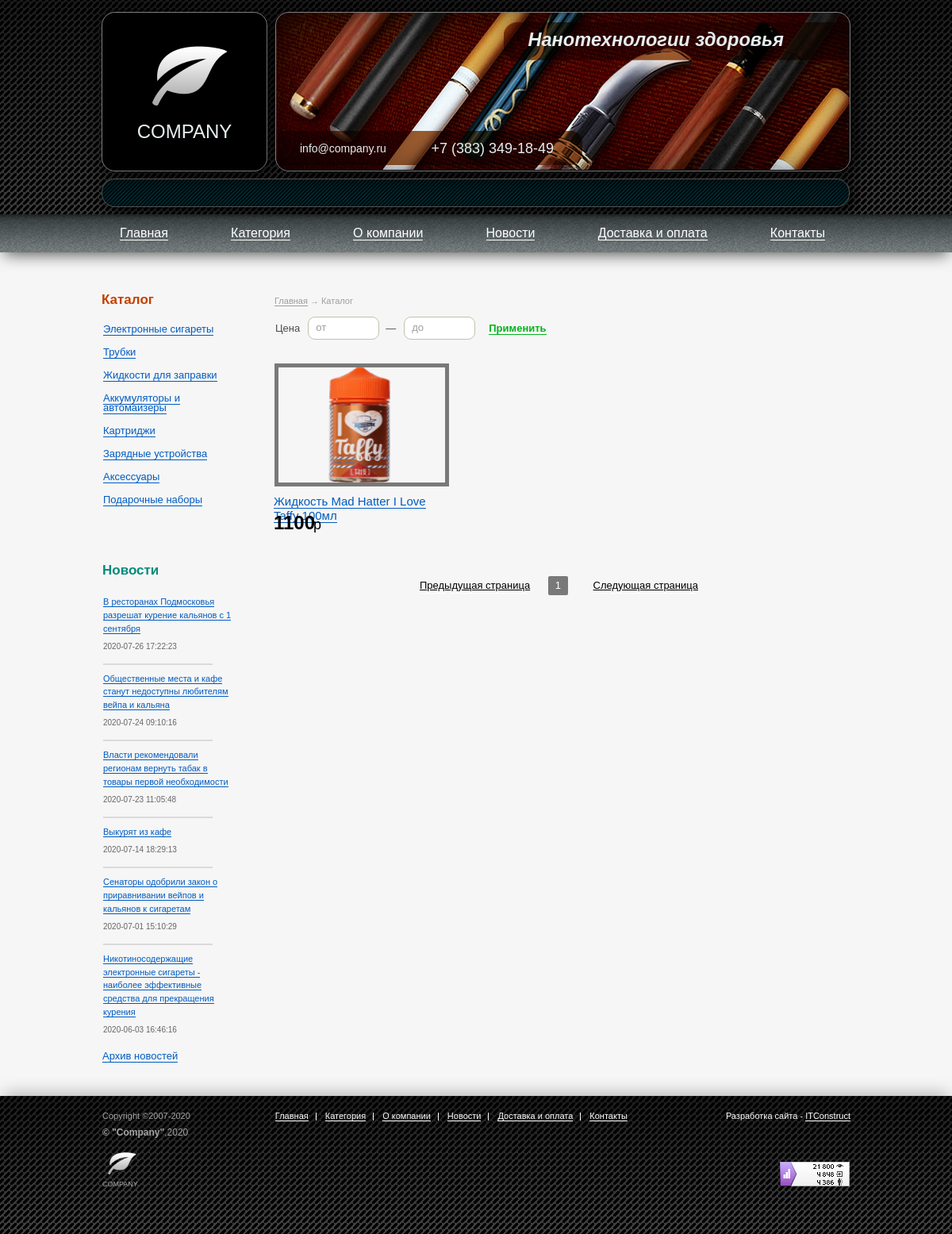
Before: /catalog.php?id=3 with the older database file.
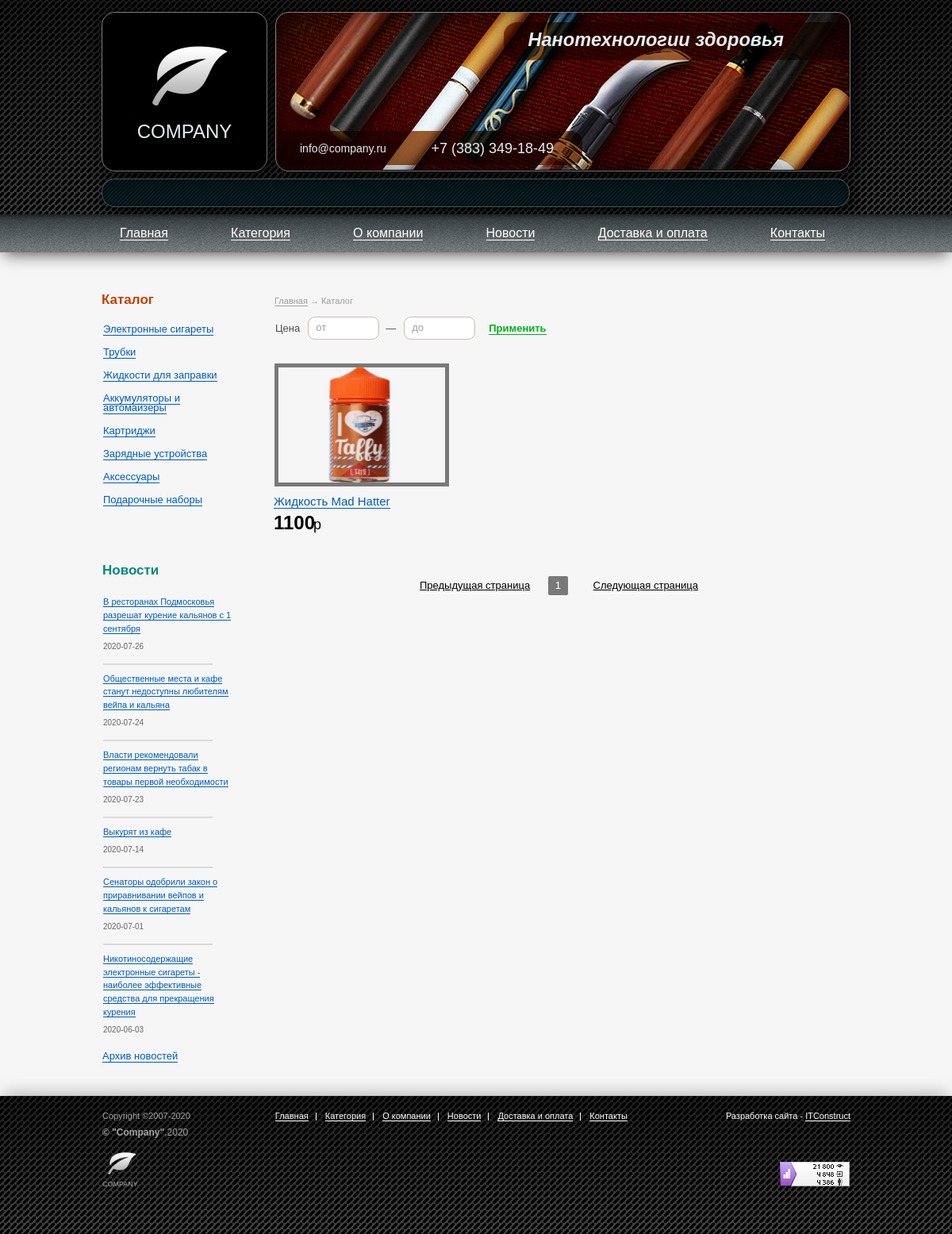
After: the same page with the newer database file.
### tables this page shows
CREATE TABLE `product` (
  `id` int(11) NOT NULL,
  `name` varchar(255) NOT NULL,
  `description` text NOT NULL,
  `price` float UNSIGNED NOT NULL,
  `image` varchar(255) NOT NULL,
  `main_category` int(11) NOT NULL
);

CREATE TABLE `categories` (
  `id` int(11) NOT NULL,
  `name` varchar(32) NOT NULL,
  `image` varchar(255) NOT NULL
);

CREATE TABLE `news` (
  `id` int(11) UNSIGNED NOT NULL,
  `title` varchar(255) NOT NULL,
  `date` date NOT NULL,
  `announce` text NOT NULL,
  `description` text NOT NULL
);

### catalog.php (called while the page is built, shortened)
<?php
$id_category = (empty($_GET['id'])) ?: $_GET['id'];
$page = (empty($_GET['page'])) ? (1) : (int)$_GET['page'];
require "application/models/catalog.php";
include "application/views/catalog.php";
?>

### includes/config.php (called while the page is built, shortened)
<?php
    $menu = array (
        array ("link"=>"Главная", "href"=>"index.php","submenu"=>array()),
        array ("link"=>"Категория", "href"=>"catalog.php","submenu"=>array(
            array("submenu_link"=>"Электронные сигареты","submenu_href"=>"catalog.php?id=1"),
            array("submenu_link"=>"Трубки","submenu_href"=>"catalog.php?id=2"),
            array("submenu_link"=>"Картриджи","submenu_href"=>"catalog.php?id=3"),
            array("submenu_link"=>"Аккумуляторы и атомайзеры","submenu_href"=>"catalog.php?id=4"),
            array("submenu_link"=>"Аксессуары","submenu_href"=>"catalog.php?id=5"),
            array("submenu_link"=>"Зарядные устройства","submenu_href"=>"catalog.php?id=6"),
            array("submenu_link"=>"Жидкости для заправки","submenu_href"=>"catalog.php?id=7"),
            array("submenu_link"=>"Подарочные наборы","submenu_href"=>"catalog.php?id=8"))),
        array ("link"=>"О компании", "href"=>"about.php","submenu"=>array()),
        array ("link"=>"Новости", "href"=>"news.php","submenu"=>array()),
        array ("link"=>"Доставка и оплата", "href"=>"paydelivery.php","submenu"=>array()),
        array ("link"=>"Контакты", "href"=>"contacts.php","submenu"=>array())
   );
?>

### application/models/catalog.php (called while the page is built, shortened)
<?php
$link = connection();
$list = ($page) * NUMBER_OF_PRODUCTS - 12;
if (!empty($_GET['id'])) {
    if (!empty($_GET['cost-to']) && !empty($_GET['cost-from'])) {
        $middle_query="WHERE main_category= '{$id_category}'
        AND price >'{$price_from}'
        AND price<'{$price_to}'";
        $sql_product = "SELECT * FROM `product`" .$middle_query.
        "LIMIT " . NUMBER_OF_PRODUCTS . " OFFSET $list";
        $records_count = "SELECT COUNT(id) as cnt FROM `product`".$middle_query;
    } else if (!empty($_GET['cost-to']) && empty($_GET['cost-from'])) {
        $middle_query="WHERE main_category= '{$id_category}'
        AND price<'{$price_to}'";
        $sql_product = "SELECT * FROM `product`".$middle_query.
        "LIMIT " . NUMBER_OF_PRODUCTS . " OFFSET $list";
        $records_count = "SELECT COUNT(id) as cnt FROM `product`".$middle_query;
    } else if (empty($_GET['cost-to']) && !empty($_GET['cost-from'])) {
        $middle_query="WHERE main_category= '{$id_category}' AND price >'{$price_from}'";
        $sql_product = "SELECT * FROM `product`".$middle_query.
        "LIMIT " . NUMBER_OF_PRODUCTS . " OFFSET $list";
        $records_count = "SELECT COUNT(id) as cnt FROM `product`".$middle_query;
    } else {
        $middle_query="WHERE main_category= '{$id_category}'";
        $sql_product = "SELECT * FROM `product`".$middle_query.
        "LIMIT " . NUMBER_OF_PRODUCTS . " OFFSET $list";
        $records_count = "SELECT COUNT(id) as cnt FROM `product`".$middle_query;
    }
}
$res = mysqli_query($link, $records_count);
$productCount = mysqli_fetch_assoc($res);
$num = $productCount['cnt'];
$res_products = mysqli_query($link, $sql_product);
if ($res_products != false) {
    $arrProducts = mysqli_fetch_all($res_products, MYSQLI_ASSOC);
}
$pages = ceil($num / NUMBER_OF_PRODUCTS) + 1;
function remove_key()
{
    parse_str($_SERVER['QUERY_STRING'], $vars);
    $url =http_build_query(array_diff_key($vars,array("page"=>"")));
    return $url;
}
function sidebar_categories($link)
{
    $sql_category = 'SELECT * FROM `categories`';
    $result = mysqli_query($link, $sql_category);
    $categories=array();
    if($result&&mysqli_num_rows($result) > 0)
    {
        $categories = mysqli_fetch_all($result, MYSQLI_ASSOC);
    }
    return $categories;
}
function sidebar_news($link)
{
    $sql_news = 'SELECT * FROM `news`ORDER BY `date`DESC LIMIT 6';
    $result_news = mysqli_query($link, $sql_news);
    $news=array();
    if($result_news&&mysqli_num_rows($result_news) > 0)
    {
        $news = mysqli_fetch_all($result_news, MYSQLI_ASSOC);
    }
    return $news;
}

### application/views/catalog.php (the view, shortened to what this page needs)
<?php include "includes/template_header.php"; ?>
<nav class="bread-crumbs-container">
    <ul class="bread-crumbs">
        <li class="bread-crumb"><a class="bread-crumb__link" href="index.php">Главная</a></li>
        <li class="bread-crumb bread-crumb_current">Каталог</li>
    </ul>
</nav>
<form class="search-filter" id="catalog-page__search-filter-1" action="catalog.php?id=1" method="GET">
    <span class="search-filter__item">
                        <label class="search-filter__label" for="cost-from">Цена</label>
                            <input class="search-filter__input" step="0.01" type="number" min="0" name="cost-from"
                                   id="cost-from" <?php if (!empty($_GET['cost-from'])): ?>value="<?= $price_from ?>"
                                   <?php else: ?>placeholder="от"<?php endif ?>>
					</span>
    <span class="search-filter__item">
                        <label class="search-filter__label" for="cost-to">—</label>
                            <input class="search-filter__input" type="number" min="0" name="cost-to" id="cost-to"
                            <?php if (!empty($_GET['cost-to'])): ?> value="<?= $price_to ?>"<?php else: ?>placeholder="до"<?php endif ?>>
					</span>
    <input class="form-submit search-filter__apply" type="submit" value="Применить">
</form>
<?php if ($res_products != false): ?>
    <ul class="categories categories__reposition">
        <?php foreach ($arrProducts as $arrProduct): ?>
            <li class="category good-piece">
                <a class="category__link"
                   href="product.php?id=<?= $arrProduct['id'] ?>&cat_id=<?= $arrProduct['main_category'] ?>">
                    <?php if ($arrProduct['image'] != ''): ?>
                        <img class="category__image good__image" src="<?= $arrProduct['image'] ?>"
                             alt="category-image-1">
                    <?php else: ?>
                        <img class="category__image good__image" src="application/views/img/category-none.jpg"
                             alt="category-image-1">
                    <?php endif ?>
                    <span class="category__name-container good_name"><span
                                class="category__name-inner"><?= $arrProduct['name'] ?></span></span>
                </a>
                <span class="good-price good_price"><?= $arrProduct['price'] ?><small
                            class="good-price__currency">р</small></span>
            </li>
        <?php endforeach ?>
    </ul>
<?php endif ?>
<ul class="paginator catalog-page__paginator">
    <li class="paginator__elem paginator__elem_next"><a
            <?php if (!empty(remove_key())):  ?>
                    href=" catalog.php?page=<?= $page - 1 ?>&<?=remove_key() ?>"
            <?php else: ?>
                    href=" catalog.php?page=<?= $page - 1 ?>"
            <?php endif ?>
                class="paginator__link">Предыдущая страница</a></li>
    <?php for ($j = 1; $j < $pages; $j++): ?>
        <?php if ($j == ($page)): ?>
            <li class="paginator__elem paginator__elem_current"><span class="paginator__link"><?= $j ?></span></li>
        <?php endif ?>
    <?php endfor ?>
    <li class="paginator__elem paginator__elem_next"><a
            <?php if (!empty(remove_key())):?>
                    href=" catalog.php?page=<?= $j - 1 ?>&<?=remove_key() ?>"
            <?php else: ?>
                    href=" catalog.php?page=<?= $j - 1 ?>"
            <?php endif ?>
                class="paginator__link">Следующая страница</a></li>
</ul>
<?php include "includes/template_footer.php"; ?>

### application/views/includes/template_header.php (shortened to what this page needs)
<!DOCTYPE html>
<html lang="ru">
<head>
    <link rel="stylesheet" href="application/views/includes/css/stylesheet.css">
</head>
<body>
<header class="page-header">
    <div class="wrapper">
        <aside class="header-top">
            <div class="header-logo">
                <img class="header-logo__image" src="img/logo.png" alt="Логотип" width="95" height="75">
                <span class="header-logo__caption">Company</span>
            </div>
            <div class="company-info">
                <b class="company-info__tagline">Нанотехнологии здоровья</b>
                <div class="contacts">
                    <a class="contacts__link-mail" href="mailto:info@company.ru">info@company.ru</a>
                    <a class="contacts__link-phone" href="tel:+73833491849">+7 (383) 349-18-49</a>
                </div>
            </div>
        </aside>
        <div class="user-info">
        </div>
    </div>
    <nav class="header-nav">
        <div class="wrapper">
            <ul class="menu-togglable">
            <?php foreach ($menu as $item):?>
                    <li class="header-nav-item"><span><a class="header-nav-item__link"href="<?= $item["href"] ?>"><?= $item["link"] ?></a></span>
                    </li>
            <?php endforeach ?>
            </ul>
        </div>
    </nav>
</header>
<div class="content">
    <div class="wrapper content__wrapper">
        <main class="inside-content">

### application/views/includes/template_footer.php (shortened to what this page needs)
</main>
<div class="sidebar">
    <?php $categories = sidebar_categories($link);?>
    <?php if (!empty($categories)):?>
        <section class="catalog">
            <h2 class="sidebar__headline">Каталог</h2>
            <ul class="catalog-list">
                <?php foreach ($categories as $category):?>
                    <li class="catalog-list__item"><a class="catalog-list__link"
                                                      href="catalog.php?id=<?= $category['id'] ?>"><?= $category['name'] ?></a>
                    </li>
                <?php endforeach?>
            </ul>
        </section>
    <?php endif?>
    <?php $news = sidebar_news($link);?>
    <?php if (!empty($news)):?>
        <section class="news">
            <h2 class="sidebar__headline news__headline">Новости</h2>
            <ul class="news-list">
                <?php
                foreach ($news as $new) {
                    ?>
                    <li class="news-item">
                        <a class="news-item__link" href="news-detail.php?id=<?= $new['id'] ?>">
                            <?= $new['title'] ?>
                        </a>
                        <span class="news-item__date"><?= $new['date'] ?></span>
                    </li>
                    <?php
                }
                ?>
            </ul>
            <span class="archive"><a class="archive__link" href="news.php">Архив новостей</a></span>
        </section>
    <?php endif ?>
</div>
</div>
</div>
<footer class="page-footer">
    <div class="wrapper page-footer__wrapper">
        <div class="copyright">
            <span class="copyright__part copyright__lifetime">Copyright ©2007-<?php echo date('Y'); ?></span>
            <span class="copyright__part copyright__company-lifetime"><b>© "Company"</b>,<?php echo date('Y'); ?></span>
            <img class="copyright__image" src="img/logo.png" alt="Company-logo">
            <span class="copyright__part copyrhigt__company-name">Company</span>
        </div>
        <nav class="footer-nav">
            <ul class="footer-nav__list">
                <?php foreach ($menu as $item):?>
                    <li class="footer-nav__list-item"><a class="footer-nav__link"
                                                         href="<?= $item["href"] ?>"><?= $item["link"] ?></a></li>
                <?php endforeach ?>
            </ul>
        </nav>
        <div class="developer">
            <span class="developer__ref">Разработка сайта - <a class="developer__link" href="#">ITConstruct</a></span>
            <img class="counter" src="img/counter.png" alt="Page-counter">
        </div>
    </div>
</footer>
</body>
</html>

Changed rows visible on the page:
changed product: name "Жидкость Mad Hatter I Love Taffy 100мл" → "Жидкость Mad Hatter"
changed news "В ресторанах Подмосковья разрешат курение кальянов с 1 сентября": date "2020-07-26 17:22:23" → "2020-07-26"
changed news "Общественные места и кафе станут недоступны любителям вейпа и кальяна": date "2020-07-24 09:10:16" → "2020-07-24"
changed news "Власти рекомендовали регионам вернуть табак в товары первой необходимости": date "2020-07-23 11:05:48" → "2020-07-23"
changed news "Выкурят из кафе": date "2020-07-14 18:29:13" → "2020-07-14"
changed news "Сенаторы одобрили закон о приравнивании вейпов и кальянов к сигаретам": date "2020-07-01 15:10:29" → "2020-07-01"
changed news (number 6 of 6 on the later page): date "2020-06-03 16:46:16" → "2020-06-03"
